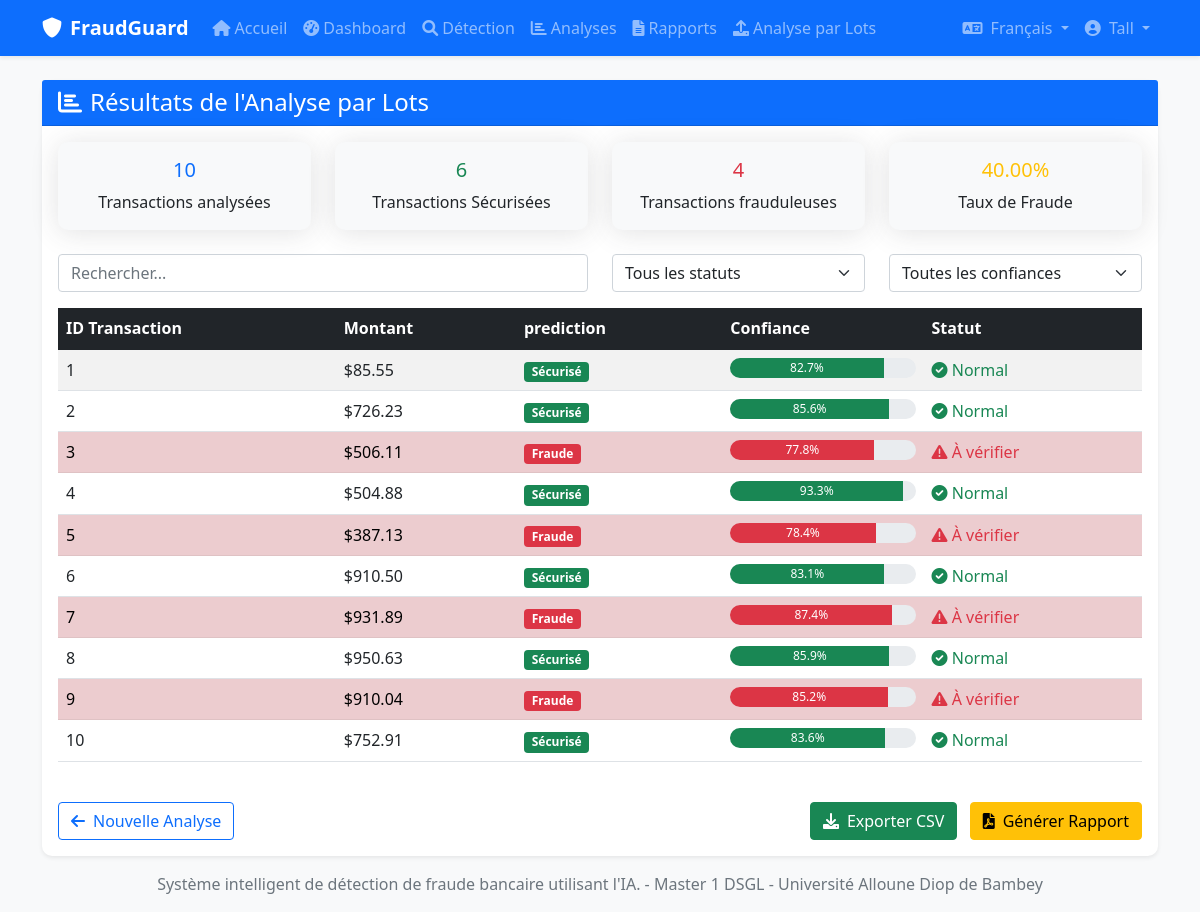
The page /batch-results (signed in) on the database its author committed.
### app.py (models this page shows)
class User(UserMixin, db.Model):
    id = db.Column(db.Integer, primary_key=True)
    username = db.Column(db.String(80), unique=True, nullable=False)
    email = db.Column(db.String(120), unique=True, nullable=False)
    password_hash = db.Column(db.String(120), nullable=False)
    phone = db.Column(db.String(20))
    created_at = db.Column(db.DateTime, default=datetime.utcnow)
    is_admin = db.Column(db.Boolean, default=False)
    is_active = db.Column(db.Boolean, default=True)
    language = db.Column(db.String(5), default='fr')
    last_login = db.Column(db.DateTime)
    predictions = db.relationship('PredictionHistory', backref='user', lazy=True)
    alerts = db.relationship('Alert', backref='user', lazy=True)

### app.py (the view)
@app.route('/batch-results')
@login_required
def batch_results():
    results = [
        {
            'transaction_id': i + 1,
            'amount': round(np.random.uniform(10, 1000), 2),
            'prediction': 'Fraude' if np.random.random() < 0.15 else 'Sécurisé',
            'confidence': round(np.random.uniform(0.7, 0.99), 3)
        }
        for i in range(10)
    ]
    return render_template('batch_results.html', results=results)

### app.py (called while the page is built)
@login_manager.user_loader
def load_user(user_id):
    return User.query.get(int(user_id))

def _(text):
    locale = get_locale()
    return TRANSLATIONS.get(locale, {}).get(text, text)

def get_locale():
    try:
        if current_user.is_authenticated and hasattr(current_user, 'language') and current_user.language:
            return current_user.language
    except:
        pass
    if 'language' in session and session['language'] in ['fr', 'en']:
        return session['language']
    return 'fr'  # Français par défaut

@app.context_processor
def utility_processor():
    return dict(_=_, get_locale=get_locale)

### templates/batch_results.html (shortened to what this page needs)
<!DOCTYPE html>
<html lang="{{ get_locale() }}">
<head>
    <link href="https://cdn.jsdelivr.net/npm/bootstrap@5.1.3/dist/css/bootstrap.min.css" rel="stylesheet">
    <link rel="stylesheet" href="https://cdnjs.cloudflare.com/ajax/libs/font-awesome/6.0.0/css/all.min.css">
</head>
<body class="d-flex flex-column min-vh-100">
    {% include 'navbar.html' %}
    <main class="container mt-4">
        <div class="row">
            <div class="col-12">
                <div class="card shadow-sm">
                    <div class="card-header bg-primary text-white">
                        <h4 class="mb-0">
                            <i class="fas fa-chart-bar me-2"></i>{{ _('batch_analysis_results') }}
                        </h4>
                    </div>
                    <div class="card-body">
                        <div class="row mb-4">
                            <div class="col-md-3">
                                <div class="card bg-light">
                                    <div class="card-body text-center">
                                        <h5 class="card-title text-primary">{{ results|length }}</h5>
                                        <p class="card-text">{{ _('analyzed_transactions') }}</p>
                                    </div>
                                </div>
                            </div>
                            <div class="col-md-3">
                                <div class="card bg-light">
                                    <div class="card-body text-center">
                                        <h5 class="card-title text-success">
                                            {{ results|selectattr('prediction', 'equalto', 'Sécurisé')|list|length }}
                                        </h5>
                                        <p class="card-text">{{ _('safe_transactions') }}</p>
                                    </div>
                                </div>
                            </div>
                            <div class="col-md-3">
                                <div class="card bg-light">
                                    <div class="card-body text-center">
                                        <h5 class="card-title text-danger">
                                            {{ results|selectattr('prediction', 'equalto', 'Fraude')|list|length }}
                                        </h5>
                                        <p class="card-text">{{ _('fraudulent_transactions') }}</p>
                                    </div>
                                </div>
                            </div>
                            <div class="col-md-3">
                                <div class="card bg-light">
                                    <div class="card-body text-center">
                                        <h5 class="card-title text-warning">
                                            {% if results|length > 0 %}
                                                {{ "%.2f"|format((results|selectattr('prediction', 'equalto', 'Fraude')|list|length / results|length * 100)) }}%
                                            {% else %}
                                                0%
                                            {% endif %}
                                        </h5>
                                        <p class="card-text">{{ _('fraud_rate') }}</p>
                                    </div>
                                </div>
                            </div>
                        </div>
                        <div class="row mb-3">
                            <div class="col-md-6">
                                <input type="text" class="form-control" id="searchInput" placeholder="{{ _('search') }}...">
                            </div>
                            <div class="col-md-3">
                                <select class="form-select" id="statusFilter">
                                    <option value="">{{ _('all_statuses') }}</option>
                                </select>
                            </div>
                            <div class="col-md-3">
                                <select class="form-select" id="confidenceFilter">
                                    <option value="">{{ _('all_confidence') }}</option>
                                </select>
                            </div>
                        </div>
                        <div class="table-responsive">
                            <table class="table table-striped table-hover">
                                <thead class="table-dark">
                                    <tr>
                                        <th>{{ _('transaction_id') }}</th>
                                        <th>{{ _('amount') }}</th>
                                        <th>{{ _('prediction') }}</th>
                                        <th>{{ _('confidence') }}</th>
                                        <th>{{ _('status') }}</th>
                                    </tr>
                                </thead>
                                <tbody>
                                    {% for result in results %}
                                    <tr class="{% if result.prediction == 'Fraude' %}table-danger{% endif %}">
                                        <td>{{ result.transaction_id }}</td>
                                        <td>${{ "%.2f"|format(result.amount) }}</td>
                                        <td>
                                            <span class="badge {% if result.prediction == 'Fraude' %}bg-danger{% else %}bg-success{% endif %}">
                                                {% if result.prediction == 'Fraude' %}
                                                    {{ _('fraud') }}
                                                {% else %}
                                                    {{ _('secure') }}
                                                {% endif %}
                                            </span>
                                        </td>
                                        <td>
                                            <div class="progress">
                                                <div class="progress-bar {% if result.prediction == 'Fraude' %}bg-danger{% else %}bg-success{% endif %}"
                                                     style="width: {{ result.confidence * 100 }}%">
                                                    {{ "%.1f"|format(result.confidence * 100) }}%
                                                </div>
                                            </div>
                                        </td>
                                        <td>
                                            {% if result.prediction == 'Fraude' %}
                                                <i class="fas fa-exclamation-triangle text-danger"></i>
                                                <span class="text-danger">{{ _('to_verify') }}</span>
                                            {% else %}
                                                <i class="fas fa-check-circle text-success"></i>
                                                <span class="text-success">{{ _('normal') }}</span>
                                            {% endif %}
                                        </td>
                                    </tr>
                                    {% endfor %}
                                </tbody>
                            </table>
                        </div>
                        <div class="row mt-4">
                            <div class="col-12">
                                <div class="d-flex justify-content-between">
                                    <a href="{{ url_for('batch_prediction') }}" class="btn btn-outline-primary">
                                        <i class="fas fa-arrow-left me-2"></i>{{ _('new_analysis') }}
                                    </a>
                                    <div>
                                        <button class="btn btn-success me-2" onclick="exportToCSV()">
                                            <i class="fas fa-download me-2"></i>{{ _('export_csv') }}
                                        </button>
                                        <button class="btn btn-warning" onclick="generateReport()">
                                            <i class="fas fa-file-pdf me-2"></i>{{ _('generate_report') }}
                                        </button>
                                    </div>
                                </div>
                            </div>
                        </div>
                    </div>
                </div>
            </div>
        </div>
    </main>
    <footer class="mt-auto py-3 bg-light">
        <div class="container text-center">
            <span class="text-muted">{{ _('fraudguard_system') }} - {{ _('master_dsgl') }} - {{ _('university_bambey') }}</span>
        </div>
    </footer>
</body>
</html>

### templates/navbar.html (shortened to what this page needs)
<nav class="navbar navbar-expand-lg navbar-dark bg-primary shadow-sm">
    <div class="container">
        <a class="navbar-brand fw-bold" href="{{ url_for('index') }}">
            <i class="fas fa-shield-alt me-2"></i>FraudGuard
        </a>
        <div class="collapse navbar-collapse" id="navbarNav">
            <ul class="navbar-nav me-auto">
                <li class="nav-item">
                    <a class="nav-link" href="{{ url_for('index') }}">
                        <i class="fas fa-home me-1"></i>{{ _('home') }}
                    </a>
                </li>
                {% if current_user.is_authenticated %}
                <li class="nav-item">
                    <a class="nav-link" href="{{ url_for('dashboard') }}">
                        <i class="fas fa-tachometer-alt me-1"></i>{{ _('dashboard') }}
                    </a>
                </li>
                <li class="nav-item">
                    <a class="nav-link" href="{{ url_for('prediction') }}">
                        <i class="fas fa-search me-1"></i>{{ _('detection') }}
                    </a>
                </li>
                <li class="nav-item">
                    <a class="nav-link" href="{{ url_for('advanced_analysis') }}">
                        <i class="fas fa-chart-bar me-1"></i>{{ _('analysis') }}
                    </a>
                </li>
                <li class="nav-item">
                    <a class="nav-link" href="{{ url_for('reports_dashboard') }}">
                        <i class="fas fa-file-alt me-1"></i>{{ _('reports') }}
                    </a>
                </li>
                <li class="nav-item">
                    <a class="nav-link" href="{{ url_for('batch_prediction') }}">
                        <i class="fas fa-upload me-1"></i>{{ _('batch_analysis') }}
                    </a>
                </li>
                {% endif %}
            </ul>
            <ul class="navbar-nav">
                <li class="nav-item dropdown">
                    <a class="nav-link dropdown-toggle" href="#" id="languageDropdown" role="button" data-bs-toggle="dropdown">
                        <i class="fas fa-language me-1"></i>
                        {% if get_locale() == 'fr' %}Français{% else %}English{% endif %}
                    </a>
                </li>
                {% if current_user.is_authenticated %}
                <li class="nav-item dropdown">
                    <a class="nav-link dropdown-toggle" href="#" id="navbarDropdown" role="button" data-bs-toggle="dropdown">
                        <i class="fas fa-user-circle me-1"></i> {{ current_user.username }}
                    </a>
                </li>
                {% endif %}
            </ul>
        </div>
    </div>
</nav>

### templates/batch_results.html (style rules this page uses)
body { background-color: #f8f9fa; }
.card { border: none; border-radius: 10px; box-shadow: 0 0.15rem 1.75rem 0 rgba(58, 59, 69, 0.15); }
.table th { border-top: none; font-weight: 600; }
.progress { height: 20px; border-radius: 10px; }
.badge { font-size: 0.75em; }

### rows shown on the page
User: username "Tall", is_active+language "Tous les statuts", is_active+language "Toutes les confiances"

### other values the page prints
{{ results|length }} "10"
{{ results|selectattr('prediction', 'equalto', 'Sécurisé')|list|length }} "6"
{{ results|selectattr('prediction', 'equalto', 'Fraude')|list|length }} "4"
{{ result.transaction_id }} "1" "2" "3" "4" "5" "6" "7" "8" "9" "10"
{{ "%.2f"|format(result.amount) }} "85.55" "726.23" "506.11" "504.88" "387.13" "910.50" "931.89" "950.63" "910.04" "752.91"
{{ "%.1f"|format(result.confidence * 100) }} "82.7" "85.6" "77.8" "93.3" "78.4" "83.1" "87.4" "85.9" "85.2" "83.6"
